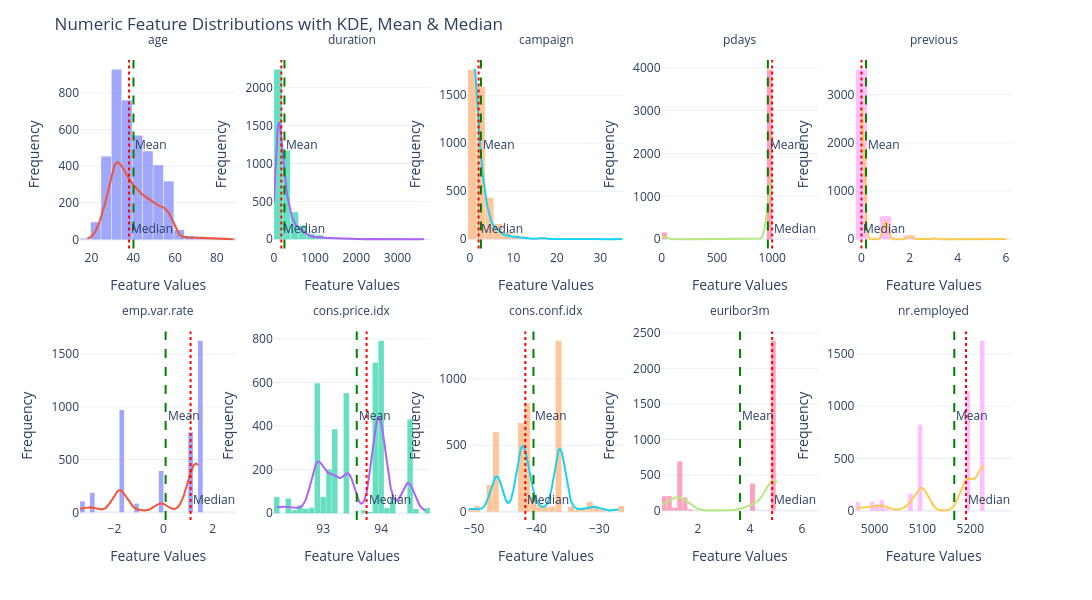

The cell this chart's notebook holds for it:
### Markdown cell above
#### Histograms

### Code cell
# Select numeric columns
numeric_columns = df.select_dtypes(include=np.number).columns

# Dashboard layout
n_cols = 5
n_rows = math.ceil(len(numeric_columns) / n_cols)

fig = make_subplots(
    rows=n_rows,
    cols=n_cols,
    subplot_titles=[
        f"<span style='font-size:12px'>{col}</span>" for col in numeric_columns
    ],
    vertical_spacing=0.18
)

for i, col in enumerate(numeric_columns):
    row = (i // n_cols) + 1
    col_pos = (i % n_cols) + 1

    data = df[col].dropna()

    # Histogram
    fig.add_trace(
        go.Histogram(
            x=data,
            name=col,
            nbinsx=30,
            opacity=0.6,
            showlegend=False
        ),
        row=row,
        col=col_pos
    )

    # KDE (distribution curve)
    kde = gaussian_kde(data)
    x_range = np.linspace(data.min(), data.max(), 200)
    kde_values = kde(x_range)

    fig.add_trace(
        go.Scatter(
            x=x_range,
            y=kde_values * len(data) * (data.max() - data.min()) / 30,
            mode='lines',
            name=f"{col} KDE",
            line=dict(width=2)
        ),
        row=row,
        col=col_pos
    )

    # Mean line
    fig.add_vline(
        x=data.mean(),
        line_width=2,
        line_dash="dash",
        line_color="green",
        annotation_text="Mean",
        annotation_position="right",
        row=row,
        col=col_pos
    )

    # Median line
    fig.add_vline(
        x=data.median(),
        line_width=2,
        line_dash="dot",
        line_color="red",
        annotation_text="Median",
        annotation_position="bottom right",
        row=row,
        col=col_pos
    )

# Layout updates
fig.update_layout(
    title="Numeric Feature Distributions with KDE, Mean & Median",
    height=300 * n_rows,
    width=1400,
    showlegend=False,
    template="plotly_white",
    bargap=0.05,
    margin=dict(t=60)  
)

fig.update_annotations(
    font_size=12,
    standoff=525,  # increases distance between subplot title and plot
    yshift=10  # pushes subplot titles upward
)

fig.update_xaxes(title_text="Feature Values")
fig.update_yaxes(title_text="Frequency")

fig.show()

### Figure 1 — Plotly figure (JSON) as saved in the notebook; plotly's stock layout.template omitted (floating-point values rounded to 4 significant figures; data arrays with more than 128 entries replaced by an {"elided": "..."} marker saying what was removed)
{"data": [{"name": "age", "nbinsx": 30, "opacity": 0.6, "showlegend": false, "type": "histogram", "x": {"elided": "4119 int values"}, "xaxis": "x", "yaxis": "y"}, {"line": {"width": 2}, "mode": "lines", "name": "age KDE", "type": "scatter", "x": {"elided": "200 float values"}, "xaxis": "x", "y": {"elided": "200 float values"}, "yaxis": "y"}, {"name": "duration", "nbinsx": 30, "opacity": 0.6, "showlegend": false, "type": "histogram", "x": {"elided": "4119 int values"}, "xaxis": "x2", "yaxis": "y2"}, {"line": {"width": 2}, "mode": "lines", "name": "duration KDE", "type": "scatter", "x": {"elided": "200 float values"}, "xaxis": "x2", "y": {"elided": "200 float values"}, "yaxis": "y2"}, {"name": "campaign", "nbinsx": 30, "opacity": 0.6, "showlegend": false, "type": "histogram", "x": {"elided": "4119 int values"}, "xaxis": "x3", "yaxis": "y3"}, {"line": {"width": 2}, "mode": "lines", "name": "campaign KDE", "type": "scatter", "x": {"elided": "200 float values"}, "xaxis": "x3", "y": {"elided": "200 float values"}, "yaxis": "y3"}, {"name": "pdays", "nbinsx": 30, "opacity": 0.6, "showlegend": false, "type": "histogram", "x": {"elided": "4119 int values"}, "xaxis": "x4", "yaxis": "y4"}, {"line": {"width": 2}, "mode": "lines", "name": "pdays KDE", "type": "scatter", "x": {"elided": "200 float values"}, "xaxis": "x4", "y": {"elided": "200 float values"}, "yaxis": "y4"}, {"name": "previous", "nbinsx": 30, "opacity": 0.6, "showlegend": false, "type": "histogram", "x": {"elided": "4119 int values"}, "xaxis": "x5", "yaxis": "y5"}, {"line": {"width": 2}, "mode": "lines", "name": "previous KDE", "type": "scatter", "x": {"elided": "200 float values"}, "xaxis": "x5", "y": {"elided": "200 float values"}, "yaxis": "y5"}, {"name": "emp.var.rate", "nbinsx": 30, "opacity": 0.6, "showlegend": false, "type": "histogram", "x": {"elided": "4119 float values"}, "xaxis": "x6", "yaxis": "y6"}, {"line": {"width": 2}, "mode": "lines", "name": "emp.var.rate KDE", "type": "scatter", "x": {"elided": "200 float values"}, "xaxis": "x6", "y": {"elided": "200 float values"}, "yaxis": "y6"}, {"name": "cons.price.idx", "nbinsx": 30, "opacity": 0.6, "showlegend": false, "type": "histogram", "x": {"elided": "4119 float values"}, "xaxis": "x7", "yaxis": "y7"}, {"line": {"width": 2}, "mode": "lines", "name": "cons.price.idx KDE", "type": "scatter", "x": {"elided": "200 float values"}, "xaxis": "x7", "y": {"elided": "200 float values"}, "yaxis": "y7"}, {"name": "cons.conf.idx", "nbinsx": 30, "opacity": 0.6, "showlegend": false, "type": "histogram", "x": {"elided": "4119 float values"}, "xaxis": "x8", "yaxis": "y8"}, {"line": {"width": 2}, "mode": "lines", "name": "cons.conf.idx KDE", "type": "scatter", "x": {"elided": "200 float values"}, "xaxis": "x8", "y": {"elided": "200 float values"}, "yaxis": "y8"}, {"name": "euribor3m", "nbinsx": 30, "opacity": 0.6, "showlegend": false, "type": "histogram", "x": {"elided": "4119 float values"}, "xaxis": "x9", "yaxis": "y9"}, {"line": {"width": 2}, "mode": "lines", "name": "euribor3m KDE", "type": "scatter", "x": {"elided": "200 float values"}, "xaxis": "x9", "y": {"elided": "200 float values"}, "yaxis": "y9"}, {"name": "nr.employed", "nbinsx": 30, "opacity": 0.6, "showlegend": false, "type": "histogram", "x": {"elided": "4119 float values"}, "xaxis": "x10", "yaxis": "y10"}, {"line": {"width": 2}, "mode": "lines", "name": "nr.employed KDE", "type": "scatter", "x": {"elided": "200 float values"}, "xaxis": "x10", "y": {"elided": "200 float values"}, "yaxis": "y10"}], "layout": {"annotations": [{"font": {"size": 12}, "showarrow": false, "standoff": 525, "text": "<span style='font-size:12px'>age</span>", "x": 0.084, "xanchor": "center", "xref": "paper", "y": 1, "yanchor": "bottom", "yref": "paper", "yshift": 10}, {"font": {"size": 12}, "showarrow": false, "standoff": 525, "text": "<span style='font-size:12px'>duration</span>", "x": 0.292, "xanchor": "center", "xref": "paper", "y": 1, "yanchor": "bottom", "yref": "paper", "yshift": 10}, {"font": {"size": 12}, "showarrow": false, "standoff": 525, "text": "<span style='font-size:12px'>campaign</span>", "x": 0.5, "xanchor": "center", "xref": "paper", "y": 1, "yanchor": "bottom", "yref": "paper", "yshift": 10}, {"font": {"size": 12}, "showarrow": false, "standoff": 525, "text": "<span style='font-size:12px'>pdays</span>", "x": 0.708, "xanchor": "center", "xref": "paper", "y": 1, "yanchor": "bottom", "yref": "paper", "yshift": 10}, {"font": {"size": 12}, "showarrow": false, "standoff": 525, "text": "<span style='font-size:12px'>previous</span>", "x": 0.916, "xanchor": "center", "xref": "paper", "y": 1, "yanchor": "bottom", "yref": "paper", "yshift": 10}, {"font": {"size": 12}, "showarrow": false, "standoff": 525, "text": "<span style='font-size:12px'>emp.var.rate</span>", "x": 0.084, "xanchor": "center", "xref": "paper", "y": 0.41, "yanchor": "bottom", "yref": "paper", "yshift": 10}, {"font": {"size": 12}, "showarrow": false, "standoff": 525, "text": "<span style='font-size:12px'>cons.price.idx</span>", "x": 0.292, "xanchor": "center", "xref": "paper", "y": 0.41, "yanchor": "bottom", "yref": "paper", "yshift": 10}, {"font": {"size": 12}, "showarrow": false, "standoff": 525, "text": "<span style='font-size:12px'>cons.conf.idx</span>", "x": 0.5, "xanchor": "center", "xref": "paper", "y": 0.41, "yanchor": "bottom", "yref": "paper", "yshift": 10}, {"font": {"size": 12}, "showarrow": false, "standoff": 525, "text": "<span style='font-size:12px'>euribor3m</span>", "x": 0.708, "xanchor": "center", "xref": "paper", "y": 0.41, "yanchor": "bottom", "yref": "paper", "yshift": 10}, {"font": {"size": 12}, "showarrow": false, "standoff": 525, "text": "<span style='font-size:12px'>nr.employed</span>", "x": 0.916, "xanchor": "center", "xref": "paper", "y": 0.41, "yanchor": "bottom", "yref": "paper", "yshift": 10}, {"font": {"size": 12}, "showarrow": false, "standoff": 525, "text": "Mean", "x": 40.11, "xanchor": "left", "xref": "x", "y": 0.5, "yanchor": "middle", "yref": "y domain", "yshift": 10}, {"font": {"size": 12}, "showarrow": false, "standoff": 525, "text": "Median", "x": 38, "xanchor": "left", "xref": "x", "y": 0, "yanchor": "bottom", "yref": "y domain", "yshift": 10}, {"font": {"size": 12}, "showarrow": false, "standoff": 525, "text": "Mean", "x": 256.8, "xanchor": "left", "xref": "x2", "y": 0.5, "yanchor": "middle", "yref": "y2 domain", "yshift": 10}, {"font": {"size": 12}, "showarrow": false, "standoff": 525, "text": "Median", "x": 181, "xanchor": "left", "xref": "x2", "y": 0, "yanchor": "bottom", "yref": "y2 domain", "yshift": 10}, {"font": {"size": 12}, "showarrow": false, "standoff": 525, "text": "Mean", "x": 2.537, "xanchor": "left", "xref": "x3", "y": 0.5, "yanchor": "middle", "yref": "y3 domain", "yshift": 10}, {"font": {"size": 12}, "showarrow": false, "standoff": 525, "text": "Median", "x": 2, "xanchor": "left", "xref": "x3", "y": 0, "yanchor": "bottom", "yref": "y3 domain", "yshift": 10}, {"font": {"size": 12}, "showarrow": false, "standoff": 525, "text": "Mean", "x": 960.4, "xanchor": "left", "xref": "x4", "y": 0.5, "yanchor": "middle", "yref": "y4 domain", "yshift": 10}, {"font": {"size": 12}, "showarrow": false, "standoff": 525, "text": "Median", "x": 999, "xanchor": "left", "xref": "x4", "y": 0, "yanchor": "bottom", "yref": "y4 domain", "yshift": 10}, {"font": {"size": 12}, "showarrow": false, "standoff": 525, "text": "Mean", "x": 0.1903, "xanchor": "left", "xref": "x5", "y": 0.5, "yanchor": "middle", "yref": "y5 domain", "yshift": 10}, {"font": {"size": 12}, "showarrow": false, "standoff": 525, "text": "Median", "x": 0, "xanchor": "left", "xref": "x5", "y": 0, "yanchor": "bottom", "yref": "y5 domain", "yshift": 10}, {"font": {"size": 12}, "showarrow": false, "standoff": 525, "text": "Mean", "x": 0.08497, "xanchor": "left", "xref": "x6", "y": 0.5, "yanchor": "middle", "yref": "y6 domain", "yshift": 10}, {"font": {"size": 12}, "showarrow": false, "standoff": 525, "text": "Median", "x": 1.1, "xanchor": "left", "xref": "x6", "y": 0, "yanchor": "bottom", "yref": "y6 domain", "yshift": 10}, {"font": {"size": 12}, "showarrow": false, "standoff": 525, "text": "Mean", "x": 93.58, "xanchor": "left", "xref": "x7", "y": 0.5, "yanchor": "middle", "yref": "y7 domain", "yshift": 10}, {"font": {"size": 12}, "showarrow": false, "standoff": 525, "text": "Median", "x": 93.75, "xanchor": "left", "xref": "x7", "y": 0, "yanchor": "bottom", "yref": "y7 domain", "yshift": 10}, {"font": {"size": 12}, "showarrow": false, "standoff": 525, "text": "Mean", "x": -40.5, "xanchor": "left", "xref": "x8", "y": 0.5, "yanchor": "middle", "yref": "y8 domain", "yshift": 10}, {"font": {"size": 12}, "showarrow": false, "standoff": 525, "text": "Median", "x": -41.8, "xanchor": "left", "xref": "x8", "y": 0, "yanchor": "bottom", "yref": "y8 domain", "yshift": 10}, {"font": {"size": 12}, "showarrow": false, "standoff": 525, "text": "Mean", "x": 3.621, "xanchor": "left", "xref": "x9", "y": 0.5, "yanchor": "middle", "yref": "y9 domain", "yshift": 10}, {"font": {"size": 12}, "showarrow": false, "standoff": 525, "text": "Median", "x": 4.857, "xanchor": "left", "xref": "x9", "y": 0, "yanchor": "bottom", "yref": "y9 domain", "yshift": 10}, {"font": {"size": 12}, "showarrow": false, "standoff": 525, "text": "Mean", "x": 5166.0, "xanchor": "left", "xref": "x10", "y": 0.5, "yanchor": "middle", "yref": "y10 domain", "yshift": 10}, {"font": {"size": 12}, "showarrow": false, "standoff": 525, "text": "Median", "x": 5191, "xanchor": "left", "xref": "x10", "y": 0, "yanchor": "bottom", "yref": "y10 domain", "yshift": 10}], "bargap": 0.05, "height": 600, "margin": {"t": 60}, "shapes": [{"line": {"color": "green", "dash": "dash", "width": 2}, "type": "line", "x0": 40.11, "x1": 40.11, "xref": "x", "y0": 0, "y1": 1, "yref": "y domain"}, {"line": {"color": "red", "dash": "dot", "width": 2}, "type": "line", "x0": 38, "x1": 38, "xref": "x", "y0": 0, "y1": 1, "yref": "y domain"}, {"line": {"color": "green", "dash": "dash", "width": 2}, "type": "line", "x0": 256.8, "x1": 256.8, "xref": "x2", "y0": 0, "y1": 1, "yref": "y2 domain"}, {"line": {"color": "red", "dash": "dot", "width": 2}, "type": "line", "x0": 181, "x1": 181, "xref": "x2", "y0": 0, "y1": 1, "yref": "y2 domain"}, {"line": {"color": "green", "dash": "dash", "width": 2}, "type": "line", "x0": 2.537, "x1": 2.537, "xref": "x3", "y0": 0, "y1": 1, "yref": "y3 domain"}, {"line": {"color": "red", "dash": "dot", "width": 2}, "type": "line", "x0": 2, "x1": 2, "xref": "x3", "y0": 0, "y1": 1, "yref": "y3 domain"}, {"line": {"color": "green", "dash": "dash", "width": 2}, "type": "line", "x0": 960.4, "x1": 960.4, "xref": "x4", "y0": 0, "y1": 1, "yref": "y4 domain"}, {"line": {"color": "red", "dash": "dot", "width": 2}, "type": "line", "x0": 999, "x1": 999, "xref": "x4", "y0": 0, "y1": 1, "yref": "y4 domain"}, {"line": {"color": "green", "dash": "dash", "width": 2}, "type": "line", "x0": 0.1903, "x1": 0.1903, "xref": "x5", "y0": 0, "y1": 1, "yref": "y5 domain"}, {"line": {"color": "red", "dash": "dot", "width": 2}, "type": "line", "x0": 0, "x1": 0, "xref": "x5", "y0": 0, "y1": 1, "yref": "y5 domain"}, {"line": {"color": "green", "dash": "dash", "width": 2}, "type": "line", "x0": 0.08497, "x1": 0.08497, "xref": "x6", "y0": 0, "y1": 1, "yref": "y6 domain"}, {"line": {"color": "red", "dash": "dot", "width": 2}, "type": "line", "x0": 1.1, "x1": 1.1, "xref": "x6", "y0": 0, "y1": 1, "yref": "y6 domain"}, {"line": {"color": "green", "dash": "dash", "width": 2}, "type": "line", "x0": 93.58, "x1": 93.58, "xref": "x7", "y0": 0, "y1": 1, "yref": "y7 domain"}, {"line": {"color": "red", "dash": "dot", "width": 2}, "type": "line", "x0": 93.75, "x1": 93.75, "xref": "x7", "y0": 0, "y1": 1, "yref": "y7 domain"}, {"line": {"color": "green", "dash": "dash", "width": 2}, "type": "line", "x0": -40.5, "x1": -40.5, "xref": "x8", "y0": 0, "y1": 1, "yref": "y8 domain"}, {"line": {"color": "red", "dash": "dot", "width": 2}, "type": "line", "x0": -41.8, "x1": -41.8, "xref": "x8", "y0": 0, "y1": 1, "yref": "y8 domain"}, {"line": {"color": "green", "dash": "dash", "width": 2}, "type": "line", "x0": 3.621, "x1": 3.621, "xref": "x9", "y0": 0, "y1": 1, "yref": "y9 domain"}, {"line": {"color": "red", "dash": "dot", "width": 2}, "type": "line", "x0": 4.857, "x1": 4.857, "xref": "x9", "y0": 0, "y1": 1, "yref": "y9 domain"}, {"line": {"color": "green", "dash": "dash", "width": 2}, "type": "line", "x0": 5166.0, "x1": 5166.0, "xref": "x10", "y0": 0, "y1": 1, "yref": "y10 domain"}, {"line": {"color": "red", "dash": "dot", "width": 2}, "type": "line", "x0": 5191, "x1": 5191, "xref": "x10", "y0": 0, "y1": 1, "yref": "y10 domain"}], "showlegend": false, "title": {"text": "Numeric Feature Distributions with KDE, Mean & Median"}, "width": 1400, "xaxis": {"anchor": "y", "domain": [0, 0.168], "title": {"text": "Feature Values"}}, "xaxis10": {"anchor": "y10", "domain": [0.832, 1], "title": {"text": "Feature Values"}}, "xaxis2": {"anchor": "y2", "domain": [0.208, 0.376], "title": {"text": "Feature Values"}}, "xaxis3": {"anchor": "y3", "domain": [0.416, 0.584], "title": {"text": "Feature Values"}}, "xaxis4": {"anchor": "y4", "domain": [0.624, 0.792], "title": {"text": "Feature Values"}}, "xaxis5": {"anchor": "y5", "domain": [0.832, 1], "title": {"text": "Feature Values"}}, "xaxis6": {"anchor": "y6", "domain": [0, 0.168], "title": {"text": "Feature Values"}}, "xaxis7": {"anchor": "y7", "domain": [0.208, 0.376], "title": {"text": "Feature Values"}}, "xaxis8": {"anchor": "y8", "domain": [0.416, 0.584], "title": {"text": "Feature Values"}}, "xaxis9": {"anchor": "y9", "domain": [0.624, 0.792], "title": {"text": "Feature Values"}}, "yaxis": {"anchor": "x", "domain": [0.59, 1], "title": {"text": "Frequency"}}, "yaxis10": {"anchor": "x10", "domain": [0, 0.41], "title": {"text": "Frequency"}}, "yaxis2": {"anchor": "x2", "domain": [0.59, 1], "title": {"text": "Frequency"}}, "yaxis3": {"anchor": "x3", "domain": [0.59, 1], "title": {"text": "Frequency"}}, "yaxis4": {"anchor": "x4", "domain": [0.59, 1], "title": {"text": "Frequency"}}, "yaxis5": {"anchor": "x5", "domain": [0.59, 1], "title": {"text": "Frequency"}}, "yaxis6": {"anchor": "x6", "domain": [0, 0.41], "title": {"text": "Frequency"}}, "yaxis7": {"anchor": "x7", "domain": [0, 0.41], "title": {"text": "Frequency"}}, "yaxis8": {"anchor": "x8", "domain": [0, 0.41], "title": {"text": "Frequency"}}, "yaxis9": {"anchor": "x9", "domain": [0, 0.41], "title": {"text": "Frequency"}}}}
